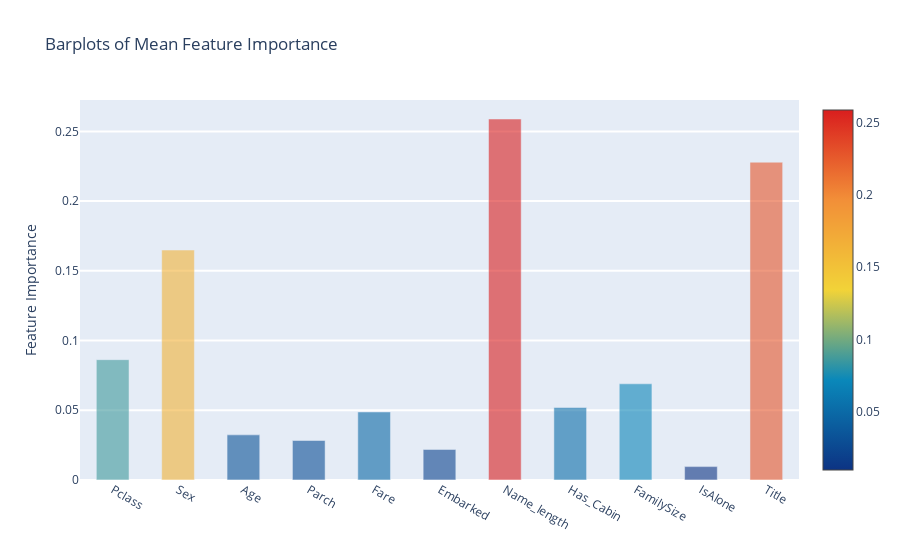

The notebook cell this image was saved under:
### Markdown cell above
### Feature Importances mean via Bar plot

### Code cell
y = feature_dataframe['mean'].values
x = feature_dataframe['features'].values
data = [
    go.Bar(x=x,
           y=y,
           width=0.5,
           marker=dict(color=feature_dataframe['mean'].values,
                       colorscale='Portland',
                       showscale=True,
                       reversescale=False),
           opacity=0.6)
]

layout = go.Layout(autosize=True,
                   title='Barplots of Mean Feature Importance',
                   hovermode='closest',
                   yaxis=dict(title='Feature Importance',
                              ticklen=5,
                              gridwidth=2),
                   showlegend=False)
fig = go.Figure(data=data, layout=layout)
py.iplot(fig, filename='bar-direct-labels')

### Figure 1 — Plotly figure (JSON) as saved in the notebook; plotly's stock layout.template omitted (floating-point values rounded to 4 significant figures)
{"data": [{"marker": {"color": [0.0863, 0.1649, 0.03237, 0.02832, 0.04879, 0.02191, 0.2589, 0.05201, 0.06898, 0.009605, 0.2279], "colorscale": [[0, "rgb(12,51,131)"], [0.25, "rgb(10,136,186)"], [0.5, "rgb(242,211,56)"], [0.75, "rgb(242,143,56)"], [1, "rgb(217,30,30)"]], "reversescale": false, "showscale": true}, "opacity": 0.6, "type": "bar", "width": 0.5, "x": ["Pclass", "Sex", "Age", "Parch", "Fare", "Embarked", "Name_length", "Has_Cabin", "FamilySize", "IsAlone", "Title"], "y": [0.0863, 0.1649, 0.03237, 0.02832, 0.04879, 0.02191, 0.2589, 0.05201, 0.06898, 0.009605, 0.2279]}], "layout": {"autosize": true, "hovermode": "closest", "showlegend": false, "title": {"text": "Barplots of Mean Feature Importance"}, "yaxis": {"gridwidth": 2, "ticklen": 5, "title": {"text": "Feature Importance"}}}}
